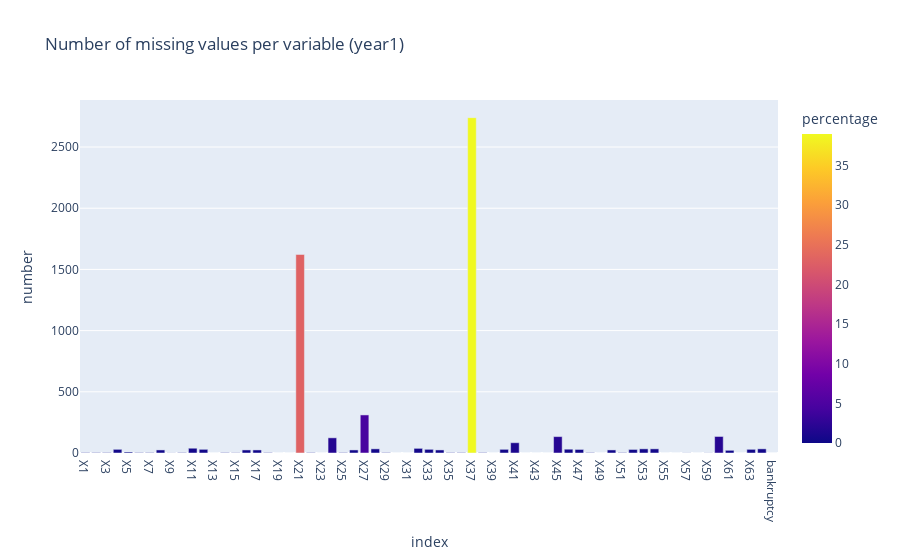

The notebook cell saved with this chart:
### Code cell
pex.bar(missingvalues,y="number", color="percentage",title="Number of missing values per variable (year1)")

### Figure 1 — Plotly figure (JSON) as saved in the notebook; plotly's stock layout.template omitted (floating-point values rounded to 4 significant figures)
{"data": [{"alignmentgroup": "True", "hovertemplate": "index=%{x}<br>number=%{y}<br>percentage=%{marker.color}<extra></extra>", "legendgroup": "", "marker": {"color": [0.04269, 0.04269, 0.04269, 0.4269, 0.1138, 0.04269, 0.04269, 0.3558, 0.01423, 0.04269, 0.555, 0.4269, 0, 0.04269, 0.02846, 0.3558, 0.3558, 0.04269, 0, 0, 23.08, 0.04269, 0, 1.765, 0.04269, 0.3558, 4.426, 0.4838, 0.04269, 0, 0, 0.5408, 0.4269, 0.3558, 0.04269, 0.04269, 38.99, 0.04269, 0, 0.4269, 1.195, 0, 0, 0, 1.907, 0.4412, 0.4127, 0.04269, 0, 0.3558, 0.04269, 0.4127, 0.4838, 0.4838, 0, 0, 0.01423, 0, 0.01423, 1.921, 0.3131, 0, 0.4269, 0.4838, 0], "coloraxis": "coloraxis"}, "name": "", "offsetgroup": "", "orientation": "v", "showlegend": false, "textposition": "auto", "type": "bar", "x": ["X1", "X2", "X3", "X4", "X5", "X6", "X7", "X8", "X9", "X10", "X11", "X12", "X13", "X14", "X15", "X16", "X17", "X18", "X19", "X20", "X21", "X22", "X23", "X24", "X25", "X26", "X27", "X28", "X29", "X30", "X31", "X32", "X33", "X34", "X35", "X36", "X37", "X38", "X39", "X40", "X41", "X42", "X43", "X44", "X45", "X46", "X47", "X48", "X49", "X50", "X51", "X52", "X53", "X54", "X55", "X56", "X57", "X58", "X59", "X60", "X61", "X62", "X63", "X64", "bankruptcy"], "xaxis": "x", "y": [3, 3, 3, 30, 8, 3, 3, 25, 1, 3, 39, 30, 0, 3, 2, 25, 25, 3, 0, 0, 1622, 3, 0, 124, 3, 25, 311, 34, 3, 0, 0, 38, 30, 25, 3, 3, 2740, 3, 0, 30, 84, 0, 0, 0, 134, 31, 29, 3, 0, 25, 3, 29, 34, 34, 0, 0, 1, 0, 1, 135, 22, 0, 30, 34, 0], "yaxis": "y"}], "layout": {"barmode": "relative", "coloraxis": {"colorbar": {"title": {"text": "percentage"}}, "colorscale": [[0, "#0d0887"], [0.1111, "#46039f"], [0.2222, "#7201a8"], [0.3333, "#9c179e"], [0.4444, "#bd3786"], [0.5556, "#d8576b"], [0.6667, "#ed7953"], [0.7778, "#fb9f3a"], [0.8889, "#fdca26"], [1, "#f0f921"]]}, "legend": {"tracegroupgap": 0}, "title": {"text": "Number of missing values per variable (year1)"}, "xaxis": {"anchor": "y", "domain": [0, 1], "title": {"text": "index"}}, "yaxis": {"anchor": "x", "domain": [0, 1], "title": {"text": "number"}}}}
